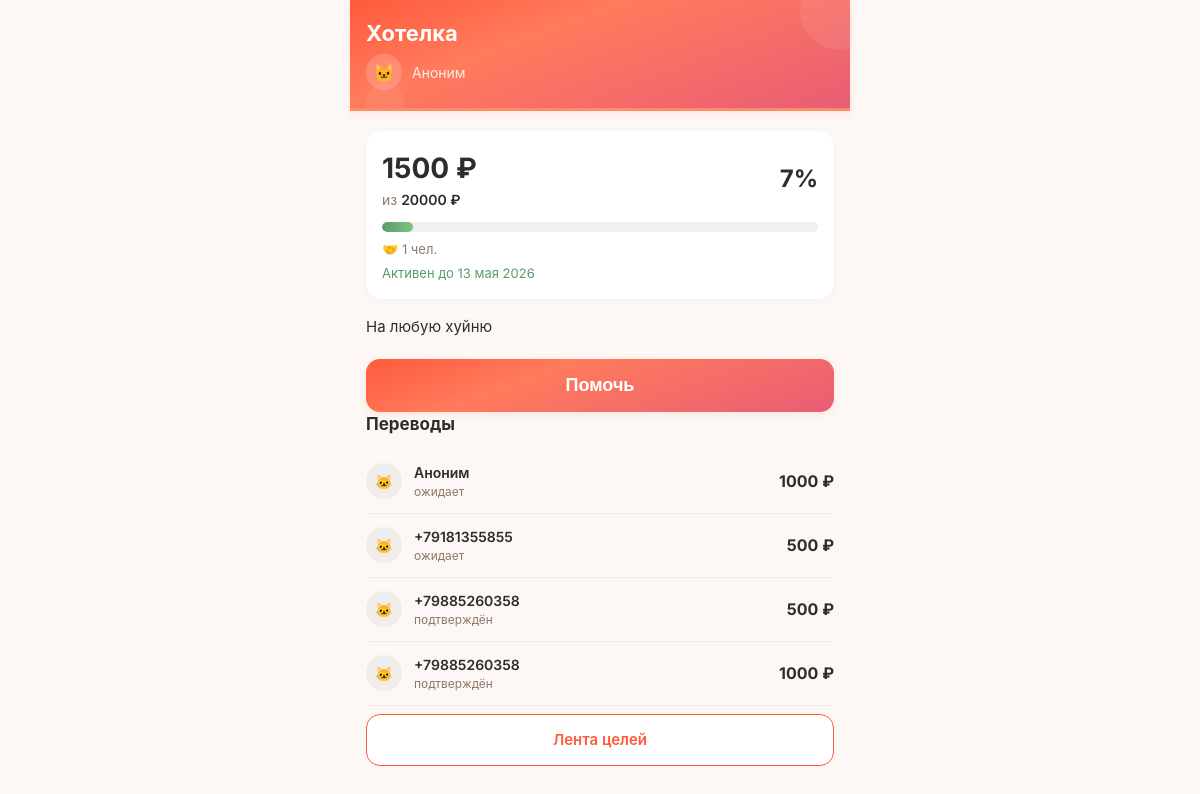
The page /goal/4 on the database its author committed.
### tables this page shows
CREATE TABLE "goals" (
        id INTEGER PRIMARY KEY AUTOINCREMENT,
        user_id INTEGER NOT NULL,
        type TEXT NOT NULL CHECK(type IN ('super_blitz','blitz','serious','urgent','group')),
        title TEXT NOT NULL,
        description TEXT NULL,
        photo_url TEXT NULL,
        amount_goal REAL NOT NULL,
        amount_collected REAL DEFAULT 0.00,
        ends_at TEXT NULL,
        status TEXT DEFAULT 'draft' CHECK(status IN ('draft','active','frozen','completed','failed','lightning_failed','hidden')),
        trial_ends_at TEXT NULL,
        subscription_active_until TEXT NULL,
        last_boosted_at TEXT NULL,
        is_lightning INTEGER DEFAULT 0,
        lightning_started_at TEXT NULL,
        moderation_status TEXT DEFAULT 'pending',
        completion_type TEXT DEFAULT 'organic',
        is_seed INTEGER DEFAULT 0,
        views_count INTEGER DEFAULT 0,
        views_24h INTEGER DEFAULT 0,
        donations_count INTEGER DEFAULT 0,
        donations_24h INTEGER DEFAULT 0,
        created_at TEXT DEFAULT (datetime('now')), photos TEXT,
        FOREIGN KEY (user_id) REFERENCES users(id)
    );

CREATE TABLE donations (
            id INTEGER PRIMARY KEY AUTOINCREMENT,
            goal_id INTEGER NOT NULL,
            donor_id INTEGER NULL,
            amount_reported REAL NOT NULL,
            status TEXT NOT NULL CHECK(status IN ('donor_confirmed','recipient_confirmed','completed','disputed')),
            is_anonymous INTEGER DEFAULT 0,
            is_seed INTEGER DEFAULT 0,
            warm_word TEXT NULL,
            donor_confirmed_at TEXT DEFAULT (datetime('now')),
            recipient_confirmed_at TEXT NULL,
            completed_at TEXT NULL,
            dispute_reason TEXT NULL,
            donor_to_recipient_count INTEGER DEFAULT 1,
            referred_by INTEGER NULL, ip_address TEXT,
            FOREIGN KEY (goal_id) REFERENCES goals(id),
            FOREIGN KEY (donor_id) REFERENCES users(id)
        );

### main.py (the view, shortened to what this page needs)
@app.route('/goal/<int:goal_id>')
def goal_page(goal_id):
    db = get_db()
    goal = db.execute("SELECT * FROM goals WHERE id = ?", (goal_id,)).fetchone()
    if not goal:
        db.close()
        flash('Цель не найдена.', 'danger')
        return redirect(url_for('goals_list'))
    import json as _json
    photos_list = []
    if goal['photos']:
        try:
            photos_list = _json.loads(goal['photos'])
        except Exception:
            photos_list = []
    if not photos_list and goal['photo_url']:
        photos_list = [goal['photo_url']]
    author = db.execute("SELECT phone FROM users WHERE id = ?", (goal['user_id'],)).fetchone()
    donations = db.execute(
        """SELECT d.*,
           CASE WHEN d.is_anonymous = 1 OR d.donor_id IS NULL THEN NULL
                ELSE COALESCE(u.name, '+' || u.phone)
           END as donor_name
        FROM donations d
        LEFT JOIN users u ON d.donor_id = u.id
        WHERE d.goal_id = ?
        ORDER BY d.donor_confirmed_at DESC""",
        (goal_id,)
    ).fetchall()
    donor_count = db.execute("SELECT COUNT(DISTINCT donor_id) FROM donations WHERE goal_id = ? AND status IN ('recipient_confirmed','completed')", (goal_id,)).fetchone()[0]
    last_donation = db.execute("SELECT MAX(donor_confirmed_at) FROM donations WHERE goal_id = ?", (goal_id,)).fetchone()[0]
    db.close()
    pct = int((goal['amount_collected'] / goal['amount_goal']) * 100) if goal['amount_goal'] > 0 else 0
    months = ['января','февраля','марта','апреля','мая','июня','июля','августа','сентября','октября','ноября','декабря']
    try:
        parts = goal['ends_at'][:10].split('-')
        ends_at_formatted = f"{int(parts[2])} {months[int(parts[1])-1]} {parts[0]}"
    except:
        ends_at_formatted = goal['ends_at'][:10]
    user = get_current_user()
    is_author = (user and user['id'] == goal['user_id'])
    already_reported = False
    return render_template('goal.html', goal=goal, author=author, progress=pct, donations=donations, is_author=is_author, donor_count=donor_count, last_donation=last_donation, ends_at_formatted=ends_at_formatted, already_reported=already_reported, user=user, photos_list=photos_list)

### main.py (called while the page is built, shortened)
def get_current_user():
    return None

### models.py (called while the page is built)
def get_db():
    conn = sqlite3.connect(DATABASE, timeout=10)
    conn.row_factory = sqlite3.Row
    conn.execute("PRAGMA journal_mode=WAL")
    conn.execute("PRAGMA synchronous=NORMAL")
    conn.execute("PRAGMA busy_timeout=5000")
    conn.execute("PRAGMA foreign_keys = ON")
    return conn

### templates/goal.html (shortened to what this page needs)
<!DOCTYPE html>
<html lang="ru">
<head>
    <link rel="stylesheet" href="/static/style.css?v=4">
</head>
<body>
    <div class="container">
        <div class="goal-header">
            <h1>{{ goal.title }}</h1>
            <div class="author-row">
                <div class="avatar">🐱</div>
                <span>{{ author.name or 'Аноним' }}</span>
            </div>
        </div>
        <div class="content">
            <div class="stats-card">
                <div class="stats-row">
                    <div>
                        <div class="collected">{{ "%.0f"|format(goal.amount_collected) }} ₽</div>
                        <div class="goal">из <span>{{ "%.0f"|format(goal.amount_goal) }} ₽</span></div>
                    </div>
                    <div style="text-align:right;">
                        <div style="font-size:24px;font-weight:700;color:#2D2D2D;">{{ progress }}%</div>
                    </div>
                </div>
                <div class="progress-bar">
                    <div class="progress-fill" style="width: {{ progress }}%;"></div>
                </div>
                <div class="stats-meta">
                    {% if donor_count > 0 %}
                    <span>🤝 {{ donor_count }} чел.</span>
                    {% endif %}
                </div>
                {% if goal.status == "active" %}<div class="deadline" style="color:#5B9A6B;">Активен до {{ ends_at_formatted }}</div>{% else %}<div class="deadline" style="color:#E57373;">Не активен</div>{% endif %}
            </div>
            {% if goal.description %}
            <div class="description">{{ goal.description }}</div>
            {% endif %}
            {% if not is_author %}
            <button class="btn-help" onclick="openModal()">Помочь</button>
            {% endif %}
            {% if donations %}
            <h3 class="donations-title">Переводы</h3>
            {% for d in donations %}
            <div class="donation-item">
                <div class="donation-avatar">🐱</div>
                <div class="donation-info">
                    <div class="donor-name">{{ d.donor_name or 'Аноним' }}</div>
                    <div class="donor-meta">
                        {% if d.status == 'donor_confirmed' %}ожидает
                        {% elif d.status == 'recipient_confirmed' %}подтверждён
                        {% elif d.status == 'completed' %}засчитан
                        {% else %}{{ d.status }}{% endif %}
                    </div>
                </div>
                <div class="donation-amount">{{ "%.0f"|format(d.amount_reported) }} ₽</div>
            </div>
            {% endfor %}
            {% endif %}
            <a class="btn-back" href="/goals" style="text-align:center;">Лента целей</a>
        </div>
    </div>
</body>
</html>

### static/style.css (style rules this page uses)
:root { --cta: #FF6B4A; --cta-hover: #E85D3A; --bg: #FDF8F5; --card: #FFFFFF; --card-shadow: 0 2px 12px rgba(0,0,0,0.04); --text: #2D2D2D; --text-soft: #8C7A6B; --success: #5B9A6B; --error: #E57373; --gold: #D4A853; --gradient-cta: linear-gradient(160deg, #FF5A3C 0%, #FF7B5C 35%, #E85D75 100%); --radius: 12px; --radius-lg: 16px; --font: 'Inter', -apple-system, BlinkMacSystemFont, sans-serif; --transition: 0.2s ease; }
*, *::before, *::after { box-sizing: border-box; margin: 0; padding: 0; }
body { font-family: var(--font); font-size: 16px; line-height: 1.5; background: var(--bg); color: var(--text); -webkit-tap-highlight-color: transparent; -webkit-font-smoothing: antialiased; animation: pageIn 0.3s ease; }
h1 { font-size: 28px; font-weight: 700; line-height: 1.2; }
h3 { font-size: 18px; font-weight: 600; }
a { color: var(--cta); text-decoration: none; }
.progress-fill { background: var(--success); height: 100%; border-radius: 8px; transition: width 0.4s ease; }
html, body { overscroll-behavior-y: none; overscroll-behavior-x: none; }

### rows shown on the page
goals: title "Хотелка", amount_collected "1500", amount_goal "20000", description "На любую хуйню"
donations: donor_name "Аноним", status "ожидает", amount_reported "1000"
donations: donor_name "+79181355855", status "ожидает", amount_reported "500"
donations: donor_name "+79885260358", shows "подтверждён", amount_reported "500"
donations: donor_name "+79885260358", shows "подтверждён", amount_reported "1000"

### other values the page prints
{{ author.name or 'Аноним' }} "Аноним"
{{ progress }} "7"
{{ donor_count }} "1"
{{ ends_at_formatted }} "13 мая 2026"
